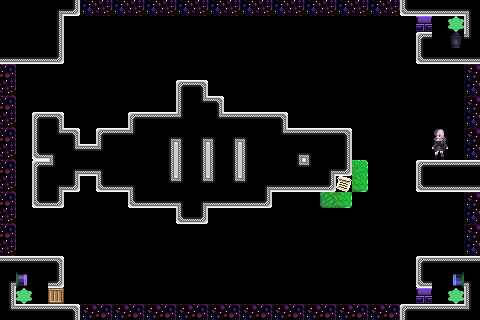

This is a level from a 2D game, rendered from its Tiled map with the project's own tilesets. A one-line summary and the complete map file follow:
An orthogonal 30x20 tile map with 16x16 px tiles, 4 tile layers (bkg_far, bkg_close, ground, foreground), 2 tilesets.

<map version="1.10" tiledversion="1.11.0" orientation="orthogonal" renderorder="right-down" width="30" height="20" tilewidth="16" tileheight="16" infinite="0" nextlayerid="5" nextobjectid="1">
 <tileset firstgid="1" source="../../memory_block.tsx" />
 <tileset firstgid="16" source="../../PlaceholderSprites.tsx" />
 <layer id="4" name="bkg_far" width="30" height="20">
  <properties>
   <property name="unity:sortinglayer" value="Bkg_far" />
  </properties>
  <data encoding="csv">
0,0,0,0,0,0,0,0,0,0,0,0,0,0,0,0,0,0,0,0,0,0,0,0,0,0,0,0,0,0,
0,0,0,0,0,0,0,0,0,0,0,0,0,0,0,0,0,0,0,0,0,0,0,0,0,0,0,0,0,0,
0,0,0,0,0,0,0,0,0,0,0,0,0,0,0,0,0,0,0,0,0,0,0,0,0,0,0,0,0,0,
0,0,0,0,0,0,0,0,0,0,0,0,0,0,0,0,0,0,0,0,0,0,0,0,0,0,0,0,0,0,
0,0,0,0,0,0,0,0,0,0,0,0,0,0,0,0,0,0,0,0,0,0,0,0,0,0,0,0,0,0,
0,0,0,0,0,0,0,0,0,0,0,0,0,0,0,0,0,0,0,0,0,0,0,0,0,0,0,0,0,0,
0,0,0,0,0,0,0,0,0,0,0,0,0,0,0,0,0,0,0,0,0,0,0,0,0,0,0,0,0,0,
0,0,0,0,0,0,0,0,0,0,0,0,0,0,0,0,0,0,0,0,0,0,0,0,0,0,0,0,0,0,
0,0,0,0,0,0,0,0,0,0,0,0,0,0,0,0,0,0,0,0,0,0,0,0,0,0,0,0,0,0,
0,0,0,0,0,0,0,0,0,0,0,0,0,0,0,0,0,0,0,0,0,0,0,0,0,0,0,0,0,0,
0,0,0,0,0,0,0,0,0,0,0,0,0,0,0,0,0,0,0,0,0,0,0,0,0,0,0,0,0,0,
0,0,0,0,0,0,0,0,0,0,0,0,0,0,0,0,0,0,0,0,0,0,0,0,0,0,0,0,0,0,
0,0,0,0,0,0,0,0,0,0,0,0,0,0,0,0,0,0,0,0,0,0,0,0,0,0,0,0,0,0,
0,0,0,0,0,0,0,0,0,0,0,0,0,0,0,0,0,0,0,0,0,0,0,0,0,0,0,0,0,0,
0,0,0,0,0,0,0,0,0,0,0,0,0,0,0,0,0,0,0,0,0,0,0,0,0,0,0,0,0,0,
0,0,0,0,0,0,0,0,0,0,0,0,0,0,0,0,0,0,0,0,0,0,0,0,0,0,0,0,0,0,
0,0,0,0,0,0,0,0,0,0,0,0,0,0,0,0,0,0,0,0,0,0,0,0,0,0,0,0,0,0,
0,0,0,0,0,0,0,0,0,0,0,0,0,0,0,0,0,0,0,0,0,0,0,0,0,0,0,0,0,0,
0,0,0,0,0,0,0,0,0,0,0,0,0,0,0,0,0,0,0,0,0,0,0,0,0,0,0,0,0,0,
0,0,0,0,0,0,0,0,0,0,0,0,0,0,0,0,0,0,0,0,0,0,0,0,0,0,0,0,0,0
</data>
 </layer>
 <layer id="1" name="bkg_close" width="30" height="20">
  <properties>
   <property name="unity:sortinglayer" value="Bkg" />
  </properties>
  <data encoding="csv">
0,0,0,0,0,0,0,0,0,0,0,0,0,0,0,0,0,0,0,0,0,0,0,0,0,0,0,0,0,0,
0,0,0,0,0,0,0,0,0,0,0,0,0,0,0,0,0,0,0,0,0,0,0,0,0,0,0,0,0,0,
0,0,0,0,0,0,0,0,0,0,0,0,0,0,0,0,0,0,0,0,0,0,0,0,0,0,0,0,0,0,
0,0,0,0,0,0,0,0,0,0,0,0,0,0,0,0,0,0,0,0,0,0,0,0,0,0,0,0,0,0,
0,0,0,0,0,0,0,0,0,0,0,0,0,0,0,0,0,0,0,0,0,0,0,0,0,0,0,0,0,0,
0,0,0,0,0,0,0,0,0,0,0,0,0,0,0,0,0,0,0,0,0,0,0,0,0,0,0,0,0,0,
0,0,0,0,0,0,0,0,0,0,0,0,0,0,0,0,0,0,0,0,0,0,0,0,0,0,0,0,0,0,
0,0,0,0,0,0,0,0,0,0,0,0,0,0,0,0,0,0,0,0,0,0,0,0,0,0,0,0,0,0,
0,0,0,0,0,0,0,0,0,0,0,0,0,0,0,0,0,0,0,0,0,0,0,0,0,0,0,0,0,0,
0,0,0,0,0,0,0,0,0,0,0,0,0,0,0,0,0,0,0,0,0,0,0,0,0,0,0,0,0,0,
0,0,0,0,0,0,0,0,0,0,0,0,0,0,0,0,0,0,0,0,0,0,0,0,0,0,0,0,0,0,
0,0,0,0,0,0,0,0,0,0,0,0,0,0,0,0,0,0,0,0,0,0,0,0,0,0,0,0,0,0,
0,0,0,0,0,0,0,0,0,0,0,0,0,0,0,0,0,0,0,0,0,0,0,0,0,0,0,0,0,0,
0,0,0,0,0,0,0,0,0,0,0,0,0,0,0,0,0,0,0,0,0,0,0,0,0,0,0,0,0,0,
0,0,0,0,0,0,0,0,0,0,0,0,0,0,0,0,0,0,0,0,0,0,0,0,0,0,0,0,0,0,
0,0,0,0,0,0,0,0,0,0,0,0,0,0,0,0,0,0,0,0,0,0,0,0,0,0,0,0,0,0,
0,0,0,0,0,0,0,0,0,0,0,0,0,0,0,0,0,0,0,0,0,0,0,0,0,0,0,0,0,0,
0,0,0,0,0,0,0,0,0,0,0,0,0,0,0,0,0,0,0,0,0,0,0,0,0,0,0,0,0,0,
0,0,0,0,0,0,0,0,0,0,0,0,0,0,0,0,0,0,0,0,0,0,0,0,0,0,0,0,0,0,
0,0,0,0,0,0,0,0,0,0,0,0,0,0,0,0,0,0,0,0,0,0,0,0,0,0,0,0,0,0
</data>
 </layer>
 <layer id="2" name="ground" width="30" height="20">
  <properties>
   <property name="unity:sortinglayer" value="Ground" />
  </properties>
  <data encoding="csv">
7,7,7,10,13,110,111,110,111,110,111,110,111,110,111,110,111,110,111,110,111,110,111,110,111,11,12,12,12,9,
7,7,7,8,0,0,0,0,0,0,0,0,0,0,0,0,0,0,0,0,0,0,0,0,0,0,44,0,58,6,
7,7,7,8,0,0,0,0,0,0,0,0,0,0,0,0,0,0,0,0,0,0,0,0,0,0,1,0,109,4,
12,12,12,13,0,0,0,0,0,0,0,0,0,0,0,0,0,0,0,0,0,0,0,0,0,0,11,12,12,12,
96,0,0,0,0,0,0,0,0,0,0,0,0,0,0,0,0,0,0,0,0,0,0,0,0,0,0,0,0,95,
111,0,0,0,0,0,0,0,0,0,0,1,3,0,0,0,0,0,0,0,0,0,0,0,0,0,0,0,0,110,
96,0,0,0,0,0,0,0,0,0,0,6,5,3,0,0,0,0,0,0,0,0,0,0,0,0,0,0,0,95,
111,0,1,3,0,0,0,0,1,2,2,2147483653,7,5,2,2,2,3,0,0,0,0,0,0,0,0,0,0,0,110,
96,0,6,5,3,0,1,2,4,7,10,9,10,9,10,9,7,5,2,2,2,3,0,0,0,0,0,2147483664,0,95,
111,0,11,9,5,2,4,7,7,7,8,6,8,6,8,6,7,7,10,9,7,8,0,0,0,0,0,2147483679,0,110,
96,0,1,4,10,12,9,7,7,7,8,6,8,6,8,6,7,7,5,4,10,13,98,0,0,0,1,2,2,2,
111,0,6,10,13,0,11,12,9,7,5,4,5,4,5,4,10,12,12,12,13,71,113,0,0,0,11,12,12,12,
96,0,11,13,0,0,0,0,11,12,12,9,10,12,12,12,13,0,0,0,112,113,0,0,0,0,0,0,0,95,
111,0,0,0,0,0,0,0,0,0,0,11,13,0,0,0,0,0,0,0,0,0,0,0,0,0,0,0,0,110,
96,0,0,0,0,0,0,0,0,0,0,0,0,0,0,0,0,0,0,0,0,0,0,0,0,0,0,0,0,95,
111,0,0,0,0,0,0,0,0,0,0,0,0,0,0,0,0,0,0,0,0,0,0,0,0,0,0,0,0,110,
2,2,2,3,0,0,0,0,0,0,0,0,0,0,0,0,0,0,0,0,0,0,0,0,0,0,1,2,2,2,
10,2684354634,0,13,0,0,0,0,0,0,0,0,0,0,0,0,0,0,0,0,0,0,0,0,0,0,11,0,1610612811,9,
8,58,0,70,0,0,0,0,0,0,0,0,0,0,0,0,0,0,0,0,0,0,0,0,0,0,44,0,58,6,
5,2,2,2,3,95,96,95,96,95,96,95,96,95,96,95,96,95,96,95,96,95,96,95,96,1,2,2,2,4
</data>
 </layer>
 <layer id="3" name="foreground" width="30" height="20">
  <properties>
   <property name="unity:sortinglayer" value="Foreground" />
  </properties>
  <data encoding="csv">
0,0,0,0,0,0,0,0,0,0,0,0,0,0,0,0,0,0,0,0,0,0,0,0,0,0,0,0,0,0,
0,0,0,0,0,0,0,0,0,0,0,0,0,0,0,0,0,0,0,0,0,0,0,0,0,0,0,0,0,0,
0,0,0,0,0,0,0,0,0,0,0,0,0,0,0,0,0,0,0,0,0,0,0,0,0,0,0,0,0,0,
0,0,0,0,0,0,0,0,0,0,0,0,0,0,0,0,0,0,0,0,0,0,0,0,0,0,0,0,0,0,
0,0,0,0,0,0,0,0,0,0,0,0,0,0,0,0,0,0,0,0,0,0,0,0,0,0,0,0,0,0,
0,0,0,0,0,0,0,0,0,0,0,0,0,0,0,0,0,0,0,0,0,0,0,0,0,0,0,0,0,0,
0,0,0,0,0,0,0,0,0,0,0,0,0,0,0,0,0,0,0,0,0,0,0,0,0,0,0,0,0,0,
0,0,0,0,0,0,0,0,0,0,0,0,0,0,0,0,0,0,0,0,0,0,0,0,0,0,0,0,0,0,
0,0,0,0,0,0,0,0,0,0,0,0,0,0,0,0,0,0,0,0,0,0,0,0,0,0,0,0,0,0,
0,0,0,0,0,0,0,0,0,0,0,0,0,0,0,0,0,0,0,0,0,0,0,0,0,0,0,0,0,0,
0,0,0,0,0,0,0,0,0,0,0,0,0,0,0,0,0,0,0,0,0,0,0,0,0,0,0,0,0,0,
0,0,0,0,0,0,0,0,0,0,0,0,0,0,0,0,0,0,0,0,0,0,0,0,0,0,0,0,0,0,
0,0,0,0,0,0,0,0,0,0,0,0,0,0,0,0,0,0,0,0,0,0,0,0,0,0,0,0,0,0,
0,0,0,0,0,0,0,0,0,0,0,0,0,0,0,0,0,0,0,0,0,0,0,0,0,0,0,0,0,0,
0,0,0,0,0,0,0,0,0,0,0,0,0,0,0,0,0,0,0,0,0,0,0,0,0,0,0,0,0,0,
0,0,0,0,0,0,0,0,0,0,0,0,0,0,0,0,0,0,0,0,0,0,0,0,0,0,0,0,0,0,
0,0,0,0,0,0,0,0,0,0,0,0,0,0,0,0,0,0,0,0,0,0,0,0,0,0,0,0,0,0,
0,0,0,0,0,0,0,0,0,0,0,0,0,0,0,0,0,0,0,0,0,0,0,0,0,0,0,0,0,0,
0,0,0,0,0,0,0,0,0,0,0,0,0,0,0,0,0,0,0,0,0,0,0,0,0,0,0,0,0,0,
0,0,0,0,0,0,0,0,0,0,0,0,0,0,0,0,0,0,0,0,0,0,0,0,0,0,0,0,0,0
</data>
 </layer>
</map>
